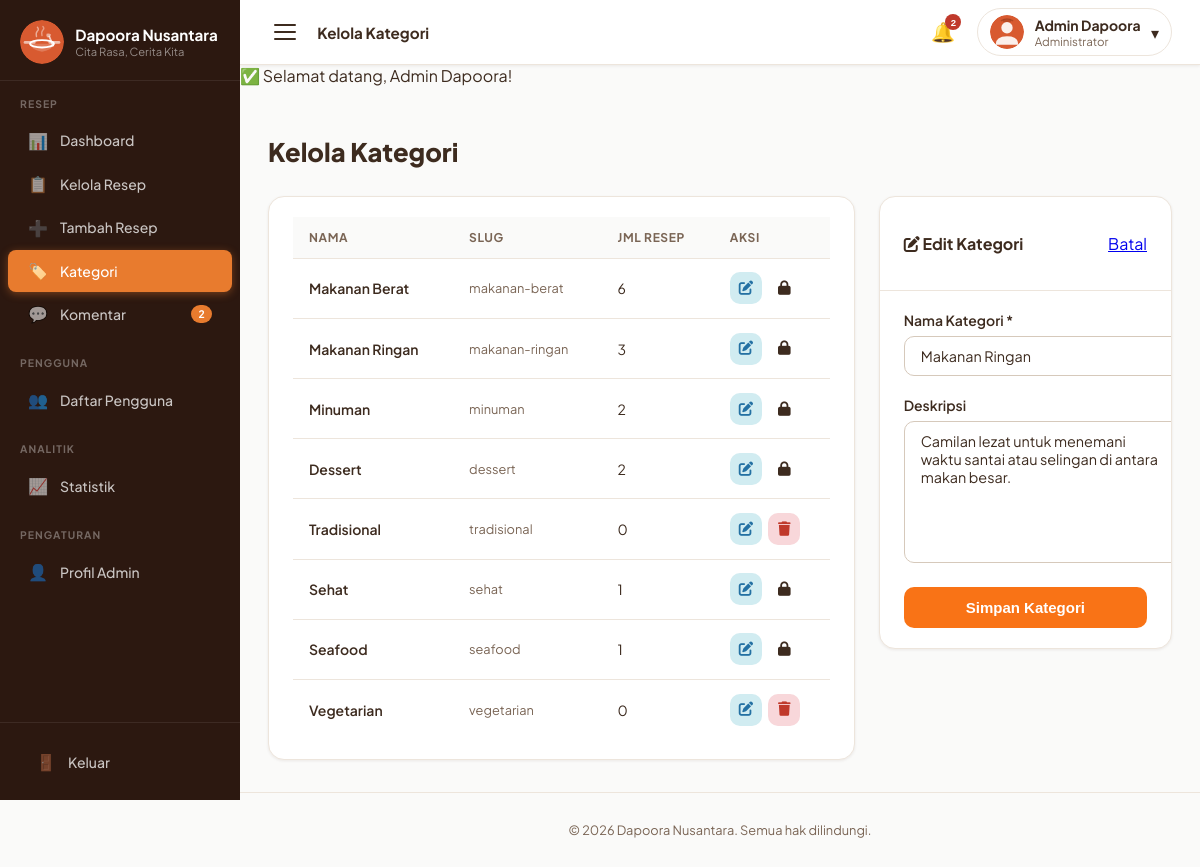
Screenshot of /admin/kategori.php?edit=2 (signed in) with the database file from the repository.
### tables this page shows
CREATE TABLE categories (
    id            INT UNSIGNED    NOT NULL AUTO_INCREMENT,
    nama          VARCHAR(100)    NOT NULL,
    slug          VARCHAR(120)    NOT NULL,
    icon          VARCHAR(255)        NULL DEFAULT NULL,
    deskripsi     TEXT                NULL DEFAULT NULL,
    created_at    DATETIME        NOT NULL DEFAULT CURRENT_TIMESTAMP,

    PRIMARY KEY (id),
    UNIQUE  KEY uq_categories_slug (slug),
    INDEX   idx_categories_nama    (nama)
);

### admin/kategori.php (the view, shortened to what this page needs)
<?php
require_once __DIR__ . '/../config/helpers.php';
$db = getDB();
$cats = $db->query("
    SELECT c.*, COUNT(r.id) AS total_resep
    FROM categories c LEFT JOIN recipes r ON r.category_id=c.id
    GROUP BY c.id ORDER BY c.created_at DESC
")->fetchAll();
$editCat = null;
if (isset($_GET['edit'])) {
    $s = $db->prepare("SELECT * FROM categories WHERE id=?");
    $s->execute([(int)$_GET['edit']]);
    $editCat = $s->fetch();
}
include __DIR__ . '/includes/header_admin.php';
?>
<div class="page-header"><h1>Kelola Kategori</h1></div>
<div style="display:grid;grid-template-columns:2fr 1fr;gap:1.5rem;align-items:start">
  <div class="widget">
    <div class="widget-body">
      <div class="table-wrap">
        <table class="admin-table">
          <thead><tr><th>Nama</th><th>Slug</th><th>Jml Resep</th><th>Aksi</th></tr></thead>
          <tbody>
            <?php foreach ($cats as $c): ?>
              <tr>
                <td style="font-weight:600"><?= sanitize($c['nama']) ?></td>
                <td style="font-size:.8rem;color:var(--text-muted)"><?= sanitize($c['slug']) ?></td>
                <td><?= $c['total_resep'] ?></td>
                <td>
                  <div class="action-btns">
                  <a href="?edit=<?= $c['id'] ?>"
                    class="btn-icon edit"
                    title="Edit">
                      <i class="fa-solid fa-pen-to-square"></i>
                  </a>
                  <?php if ($c['total_resep'] == 0): ?>
                    <button class="btn-icon delete"
                            onclick="hapusKat(<?= $c['id'] ?>)"
                            title="Hapus">
                        <i class="fa-solid fa-trash"></i>
                    </button>
                  <?php else: ?>
                    <span class="btn-icon lock" title="Masih ada resep">
                        <i class="fa-solid fa-lock"></i>
                    </span>
                  <?php endif; ?>
                </div>
                </td>
              </tr>
            <?php endforeach; ?>
          </tbody>
        </table>
      </div>
    </div>
  </div>
  <div class="widget">
    <div class="widget-header">
          <h3 class="widget-title">
    <?php if($editCat): ?>
        <i class="fa-solid fa-pen-to-square"></i>
        Edit Kategori
    <?php else: ?>
        <i class="fa-solid fa-folder"></i>
        Tambah Kategori
    <?php endif; ?>
    </h3>
      <?php if ($editCat): ?>
        <a href="<?= BASE_URL ?>/admin/kategori.php" class="btn btn-outline btn-sm">Batal</a>
      <?php endif; ?>
    </div>
    <div class="widget-body">
      <form method="POST" action="<?= BASE_URL ?>/process/category_process.php">
        <div class="form-group">
          <label class="form-label">Nama Kategori *</label>
          <input type="text" name="nama" class="form-control" required maxlength="100"
                 value="<?= sanitize($editCat['nama'] ?? '') ?>">
        </div>
        <div class="form-group">
          <label class="form-label">Deskripsi</label>
          <textarea name="deskripsi" class="form-control" rows="3"><?= sanitize($editCat['deskripsi'] ?? '') ?></textarea>
        </div>
        <button type="submit" class="btn-save"> Simpan Kategori</button>
      </form>
    </div>
  </div>
</div>
<?php
include __DIR__ . '/includes/footer_admin.php';
?>

### assets/css/admin.css (style rules this page uses)
:root { --sidebar-bg: #2c1810; --sidebar-text: rgba(255, 255, 255, 0.75); --sidebar-hover: rgba(232, 123, 46, 0.18); --sidebar-active-bg: var(--primary); --sidebar-w: 240px; --topbar-h: 64px; --primary: #e87b2e; --primary-dark: #c5621a; --primary-pale: #fef3ea; --white: #ffffff; --gray-50: #fafaf9; --gray-100: #f5f0ec; --gray-200: #ede5dc; --gray-300: #d6c9bb; --text: #3d2b1f; --text-muted: #7a6555; --shadow-sm: 0 1px 3px rgba(60, 30, 10, 0.08); --shadow-md: 0 4px 16px rgba(60, 30, 10, 0.12); --success: #2d8a4e; --danger: #c0392b; --warning: #d4900a; --radius: 10px; --radius-lg: 16px; --radius-full: 9999px; --transition: 0.22s ease; --font-main: "Plus Jakarta Sans", "Segoe UI", sans-serif; }
body.admin-body { font-family: var(--font-main); background: var(--gray-50); color: var(--text); margin: 0; min-height: 100vh; display: flex; -webkit-font-smoothing: antialiased; }
.page-header { margin-bottom: 1.75rem; }
.page-header h1 { font-size: 1.6rem; font-family: "Plus Jakarta Sans", sans-serif; font-weight: 800; }
.widget { background: var(--white); border-radius: var(--radius-lg); border: 1px solid var(--gray-200); box-shadow: var(--shadow-sm); overflow: hidden; }
.widget-header { display: flex; align-items: center; justify-content: space-between; padding: 1.25rem 1.5rem; border-bottom: 1px solid var(--gray-200); }
.widget-header h3 { font-size: 1rem; font-weight: 700; font-family: var(--font-main); }
.widget-body { padding: 1.25rem 1.5rem; }
.table-wrap { overflow-x: auto; }
table.admin-table { width: 100%; border-collapse: collapse; font-size: 0.875rem; }
.admin-table th { background: var(--gray-50); padding: 0.8rem 1rem; text-align: left; font-size: 0.75rem; font-weight: 700; text-transform: uppercase; letter-spacing: 0.05em; color: var(--text-muted); border-bottom: 1.5px solid var(--gray-200); white-space: nowrap; }
.admin-table td { padding: 0.85rem 1rem; border-bottom: 1px solid var(--gray-200); vertical-align: middle; }
.admin-table tbody tr:last-child td { border-bottom: none; }
.action-btns { display: flex; gap: 0.4rem; align-items: center; }
.btn-icon { width: 32px; height: 32px; border-radius: var(--radius); display: flex; align-items: center; justify-content: center; border: none; font-size: 0.9rem; cursor: pointer; transition: all var(--transition); text-decoration: none; }
.btn-icon.edit { background: #d1ecf1; color: var(--info, #2471a3); }
.btn-icon.delete { background: #f8d7da; color: var(--danger); }
.btn-save { width: 100%; padding: 12px; border: none; border-radius: 10px; background: #f97316; color: #fff; font-weight: 600; font-size: 15px; cursor: pointer; transition: 0.2s; }
.form-group { margin-bottom: 1.25rem; }
.form-label { display: block; font-weight: 600; font-size: 0.875rem; margin-bottom: 0.4rem; }
.form-control { width: 100%; padding: 0.65rem 1rem; border: 1.5px solid var(--gray-300); border-radius: var(--radius); font-size: 0.9rem; font-family: var(--font-main); outline: none; transition: border-color var(--transition), box-shadow var(--transition); background: var(--white); color: var(--text); }
textarea.form-control { resize: vertical; min-height: 120px; }

### rows the page displays
categories: nama "Makanan Berat", slug "makanan-berat", total_resep "6"
categories: nama "Makanan Ringan", slug "makanan-ringan", total_resep "3", deskripsi "Camilan lezat untuk menemani waktu santai atau selingan di antara makan besar."
categories: nama "Minuman", slug "minuman", total_resep "2"
categories: nama "Dessert", slug "dessert", total_resep "2"
categories: nama "Tradisional", slug "tradisional", total_resep "0"
categories: nama "Sehat", slug "sehat", total_resep "1"
categories: nama "Seafood", slug "seafood", total_resep "1"
categories: nama "Vegetarian", slug "vegetarian", total_resep "0"

### other values shown
SITE_NAME "Dapoora Nusantara"
SITE_TAGLINE "Cita Rasa, Cerita Kita"
$c "2"
$pageTitle "Kelola Kategori"
$n "2"
$_SESSION['admin_nama'] "Admin Dapoora"
$icon "✅"
$flash['msg'] "Selamat datang, Admin Dapoora!"
